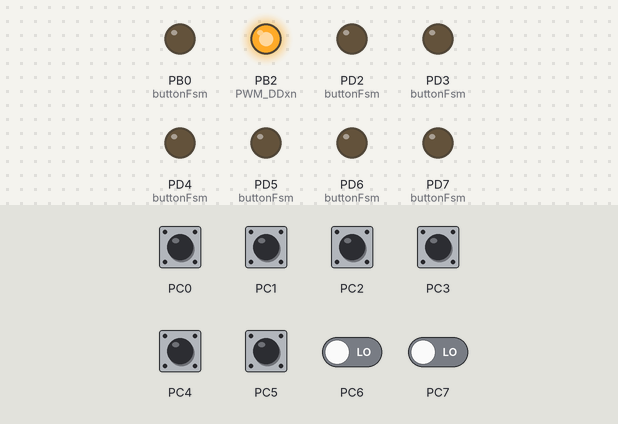
Simulated run of this program. Board: ATmega8, built with avr-gcc and emulated at 8 MHz. On the bench: output pins drawn as LEDs (lit = HIGH). The test bench sets the inputs (shaded band); at power-on: PC0–5 HIGH, PC6, PC7 LOW. What the program prints to the serial monitor is not drawn.

Above: at 1.2 s.
1.3 s: PC0 pulled LOW for 0.15 s
3.0 s: PC1 pulled LOW for 0.15 s
4.7 s: PC2 pulled LOW for 0.15 s
6.4 s: PC3 pulled LOW for 0.15 s
8.1 s: PC4 pulled LOW for 0.15 s
9.8 s: PC5 pulled LOW for 0.15 s
Timing chart, 0 to 12.5 s (numbered marks = the images above; inputs shaded):
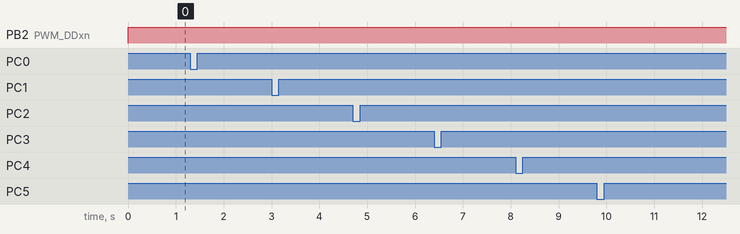

Measured:
- after the input at 1.3 s, every drawn part: stays the same
- after the input at 3.0 s, every drawn part: stays the same
- after the input at 4.7 s, every drawn part: stays the same
- after the input at 6.4 s, every drawn part: stays the same
- after the input at 8.1 s, every drawn part: stays the same
- after the input at 9.8 s, every drawn part: stays the same

The program:

main.c
```c
#include "main.h"
/* HAL */
#include "hal/uart.h"
#include "hal/tim2.h"
/* OS */
#include "os/queue.h"
/* DRV */
#include "drv/led.h"
#include "drv/button.h"
#include "mdw/pwm.h"
/* APP */
#include "app/cmd.h"

#include <stddef.h>

volatile bool isTick = false;

int main(void)
{
    uartInit();
    ledInit();
    pwmInit();
    tim2Init();
    buttonInit();

    sei(); // Global enable interrupt
    /* Replace with your application code */
    for(;;) {
        if (isTick == true) {
            isTick = false;
            if (!isCmdQueueEmpty()) {
                uint8_t cmd = getUartCmdFormQueue();
                uint8_t param = cmd & 0x0F;
                cmd = (cmd >> 4) & 0x0F;
                Func action = getActionByRxCommand(cmd);
                if (action != NULL) {
                    (* action)(param);
                }
            }
            buttonFsm();
        }
    }
}
```

cmd.c
```c
#include "app/cmd.h"
#include "drv/led.h"
#include "mdw/pwm.h"
#include "main.h"

#include <avr/io.h>
#include <avr/pgmspace.h>
#include <stddef.h>

const uint8_t ledIlluminationLevelTable[16] PROGMEM = {
    LED_ILLUMINATION_LEVEL_0,
    LED_ILLUMINATION_LEVEL_1,
    LED_ILLUMINATION_LEVEL_2,
    LED_ILLUMINATION_LEVEL_3,
    LED_ILLUMINATION_LEVEL_4,
    LED_ILLUMINATION_LEVEL_5,
    LED_ILLUMINATION_LEVEL_6,
    LED_ILLUMINATION_LEVEL_7,
    LED_ILLUMINATION_LEVEL_8,
    LED_ILLUMINATION_LEVEL_9,
    LED_ILLUMINATION_LEVEL_10,
    LED_ILLUMINATION_LEVEL_11,
    LED_ILLUMINATION_LEVEL_12,
    LED_ILLUMINATION_LEVEL_13,
    LED_ILLUMINATION_LEVEL_14,
    LED_ILLUMINATION_LEVEL_15,
};

typedef enum {
    SOURCE_INDICATOR            = ((uint8_t) 0x09),
    BUTTON_REPEAT_INTERVAL      = ((uint8_t) 0x0B),
    PANEL_ILLUMINATION_LEVEL    = ((uint8_t) 0x0C),
    AUDIO_SOURCE                = ((uint8_t) 0x0D),
} UartRxCmd;

static const Func cmd2func[] PROGMEM = {
    [0x00 ... 0x0F]             = NULL,
    [SOURCE_INDICATOR]          = SourceIndicator,
    [BUTTON_REPEAT_INTERVAL]    = ButtonRepeatInterval,
    [PANEL_ILLUMINATION_LEVEL]  = PanelIlluminationLevel,
    [AUDIO_SOURCE]              = AudioSource,
};

void SourceIndicator(uint8_t param)
{
    switch (param)
    {
        case 0x0A: switchLedTo(NONE); break;
        default: break;
    }
}

void ButtonRepeatInterval(uint8_t interval)
{

}

void PanelIlluminationLevel(uint8_t level)
{
    setPwmLvl(pgm_read_byte(&ledIlluminationLevelTable[level]));
}

void AudioSource(uint8_t source)
{
    switchLedTo((LedSource)source);
}

Func getActionByRxCommand(uint8_t command)
{
    return (Func)pgm_read_word(&cmd2func[command]);
}
```

cmd.h
```c
#ifndef CMD_H_
#define CMD_H_

#include "os/queue.h"

void SourceIndicator(uint8_t param);
void ButtonRepeatInterval(uint8_t interval);
void PanelIlluminationLevel(uint8_t level);
void AudioSource(uint8_t source);

Func getActionByRxCommand(uint8_t command);

#endif /* CMD_H_ */
```

button.c
```c
#include "drv/button.h"
#include "hal/gpio.h"
#include "main.h"

#include <avr/pgmspace.h>

#define DEBOUNCE_PERIOD 100 // ms
#define LONG_PRESS_PERIOD 800 // ms

static const GpioStruct button[] PROGMEM = {
    [SOURCE] = GPIO_STRUCT_INIT(C, 5),
    [SEEK_LEFT] = GPIO_STRUCT_INIT(C, 4),
    [PLAY_PAUSE] = GPIO_STRUCT_INIT(C, 3),
    [SEEK_RIGHT] = GPIO_STRUCT_INIT(C, 2),
    [VOLUME_DOWN] = GPIO_STRUCT_INIT(C, 1),
    [VOLUME_UP] = GPIO_STRUCT_INIT(C, 0),
};

static const uint8_t action2cmd[][NUM_OF_BUTTONS] PROGMEM = {
    [SOURCE]      = { [RELEASE] = 0xFF,         [SINGLE] = SOURCE_SINGLE,      [HOLD] = SOURCE_HOLD,        },
    [SEEK_LEFT]   = { [RELEASE] = SEEK_RELEASE, [SINGLE] = SEEK_LEFT_SINGLE,   [HOLD] = SEEK_LEFT_HOLD,     },
    [PLAY_PAUSE]  = { [RELEASE] = 0xFF,         [SINGLE] = PLAY_PAUSE_SINGLE,  [HOLD] = PLAY_PAUSE_HOLD,    },
    [SEEK_RIGHT]  = { [RELEASE] = SEEK_RELEASE, [SINGLE] = SEEK_RIGHT_SINGLE,  [HOLD] = SEEK_RIGHT_HOLD,    },
    [VOLUME_DOWN] = { [RELEASE] = 0xFF,         [SINGLE] = VOLUME_DOWN_SINGLE, [HOLD] = VOLUME_DOWN_SINGLE, },
    [VOLUME_UP]   = { [RELEASE] = 0xFF,         [SINGLE] = VOLUME_UP_SINGLE,   [HOLD] = VOLUME_UP_SINGLE,   },
};

static void buttonHandler(ButtonSource source, ButtonState * button);

void buttonInit(void)
{
    SFIOR &= ~_BV(PUD);
    for (ButtonSource source = 0; source < NUM_OF_BUTTONS; ++source) {
        GpioStruct * gpio = getGpioStructFromFlash(&button[source]);
        setGpioDirection(gpio, INPUT);
        setGpioState(gpio, HIGH);
    }
}

ButtonStatus getButtonStatus(ButtonSource source)
{
    GpioStruct * gpio = getGpioStructFromFlash(&button[source]);

    return getGpioState(gpio);
}

static void buttonHandler(ButtonSource button, ButtonState * state)
{
    static const void * const label[] = {
        &&BUTTON_IS_RELEASED,
        &&BUTTON_WAS_PRESSED,
        &&BUTTON_IS_SHORT_PRESSED,
        &&BUTTON_IS_LONG_PRESSED,
        &&BUTTON_WAS_RELEASED,
    };
    ButtonStatus buttonStatus = getButtonStatus(button);
    ButtonAction buttonAction = state->action;
    ButtonCounter buttonCounter = state->counter;
    static ButtonCounter longPressPeriod = LONG_PRESS_PERIOD;
    static uint8_t debounceCounter;
    static ButtonAction prevAction;

    goto * label[buttonAction];

    do {

    BUTTON_IS_RELEASED:
        if (buttonStatus == PRESSED) {
            longPressPeriod = LONG_PRESS_PERIOD;
            buttonAction = BUTTON_WAS_PRESSED;
        }
        break;

    BUTTON_WAS_PRESSED:
        if (buttonStatus == RELEASED) {
            debounceCounter = 0;
            buttonAction = BUTTON_IS_RELEASED;
        } else if (++debounceCounter > DEBOUNCE_PERIOD) {
            buttonCounter = 0;
            buttonAction = BUTTON_IS_SHORT_PRESSED;
        }
        break;

    BUTTON_IS_SHORT_PRESSED:
        if (buttonStatus == RELEASED) {
            debounceCounter = 0;
            prevAction = BUTTON_IS_SHORT_PRESSED;
            buttonAction = BUTTON_WAS_RELEASED;
        } else if (++buttonCounter > LONG_PRESS_PERIOD) {
            buttonAction = BUTTON_IS_LONG_PRESSED;
        }
        break;

    BUTTON_IS_LONG_PRESSED:
        if (buttonStatus == RELEASED) {
            debounceCounter = 0;
            prevAction = BUTTON_IS_LONG_PRESSED;
            buttonAction = BUTTON_WAS_RELEASED;
        } else if (++buttonCounter > longPressPeriod) {
            buttonCounter = 0;
            switch (button) {

                case SOURCE:
                    longPressPeriod = 0xFFFF;
                    UDR = SOURCE_HOLD;
                    break;

                case SEEK_LEFT:
                    longPressPeriod = 1000;
                    UDR = SEEK_LEFT_HOLD;
                    break;

                case PLAY_PAUSE:
                    longPressPeriod = 0xFFFF;
                    UDR = PLAY_PAUSE_HOLD;
                    break;

                case SEEK_RIGHT:
                    longPressPeriod = 1000;
                    UDR = SEEK_RIGHT_HOLD;
                    break;

                case VOLUME_DOWN:
                    longPressPeriod = 500;
                    UDR = VOLUME_DOWN_SINGLE;
                    break;

                case VOLUME_UP:
                    longPressPeriod = 500;
                    UDR = VOLUME_UP_SINGLE;
                    break;

                default:
                    break;
            }
        }
        break;

    BUTTON_WAS_RELEASED:
        if (buttonStatus == PRESSED) {
            debounceCounter = 0;
            buttonAction = prevAction;
        } else if (++debounceCounter > DEBOUNCE_PERIOD) {
            if (prevAction == BUTTON_IS_SHORT_PRESSED) {
                switch (button) {
                    case SOURCE: UDR = SOURCE_SINGLE; break;
                    case SEEK_LEFT: UDR = SEEK_LEFT_SINGLE; break;
                    case PLAY_PAUSE: UDR = PLAY_PAUSE_SINGLE; break;
                    case SEEK_RIGHT: UDR = SEEK_RIGHT_SINGLE; break;
                    case VOLUME_DOWN: UDR = VOLUME_DOWN_SINGLE; break;
                    case VOLUME_UP: UDR = VOLUME_UP_SINGLE; break;
                    default: break;
                }
            } else {
                switch (button) {
                    case SEEK_LEFT:
                    case SEEK_RIGHT:
                        UDR = SEEK_RELEASE;
                        break;

                    case SOURCE:
                    case PLAY_PAUSE:
                    case VOLUME_DOWN:
                    case VOLUME_UP:
                    default: break;
                }
            }
            buttonCounter = 0;
            buttonAction = BUTTON_IS_RELEASED;
        }
        break;

    } while(0);

    state->action = buttonAction;
    state->counter = buttonCounter;
}

void buttonFsm(void)
{
    static ButtonState param[NUM_OF_BUTTONS];

    for (ButtonSource source = 0; source < NUM_OF(button); ++source) {
        buttonHandler(source, &param[source]);
    }
}
```

button.h
```c
#ifndef BUTTON_H_
#define BUTTON_H_

#include <avr/io.h>

typedef enum {
    SOURCE,
    SEEK_LEFT,
    PLAY_PAUSE,
    SEEK_RIGHT,
    VOLUME_DOWN,
    VOLUME_UP,

    NUM_OF_BUTTONS
} ButtonSource;

typedef enum {
    PRESSED,
    RELEASED,
} ButtonStatus;

typedef enum {
    RELEASE,
    SINGLE,
    HOLD,
} ButtonPress;

typedef enum {
    BUTTON_IS_RELEASED,
    BUTTON_WAS_PRESSED,
    BUTTON_IS_SHORT_PRESSED,
    BUTTON_IS_LONG_PRESSED,
    BUTTON_WAS_RELEASED,
} ButtonAction;

typedef uint16_t ButtonCounter;

typedef struct {
    ButtonAction action;
    ButtonCounter counter;
} ButtonState;

void buttonFsm(void);
void buttonInit(void);

#endif /* BUTTON_H_ */
```

led.c
```c
#include "drv/led.h"
#include "hal/gpio.h"

#include <avr/pgmspace.h>

#include "main.h"

static LedSource prevSource = NONE;
static LedState prevState = OFF;

static const GpioStruct led[] PROGMEM = {
    [AM] = GPIO_STRUCT_INIT(D, 2),
    [FM] = GPIO_STRUCT_INIT(D, 3),
    [WB] = GPIO_STRUCT_INIT(D, 4),
    [SXM] = GPIO_STRUCT_INIT(D, 5),
    [BT] = GPIO_STRUCT_INIT(D, 6),
    [AUX] = GPIO_STRUCT_INIT(D, 7),
    [USB] = GPIO_STRUCT_INIT(B, 0),
};

static void setLed(LedSource source, LedState state)
{
    GpioStruct * gpio = getGpioStructFromFlash(&led[source]);

    setGpioState(gpio, state);
}

void ledInit(void)
{
    for(LedSource source = 0; source < NUM_OF(led); ++source) {
        GpioStruct * gpio = getGpioStructFromFlash(&led[source]);

        setGpioDirection(gpio, OUTPUT);
        setGpioState(gpio, LOW);
    }
}

void switchLedTo(LedSource source)
{
    if (source != prevSource) {
        if (prevState == ON)
            setLed(prevSource, prevState = OFF);
        if ((prevSource = source) != NONE)
            setLed(source, prevState = ON);
    }
}
```

led.h
```c
#ifndef LED_H_
#define LED_H_

#include <avr/io.h>

typedef enum {
    AM,
    FM,
    WB,
    SXM,
    BT,
    AUX,
    USB,

    NONE,
    NUM_OF_LEDS = NONE,
} LedSource;

typedef enum {
    OFF,
    ON,
} LedState;

void ledInit(void);
void switchLedTo(LedSource source);

#endif /* LED_H_ */
```

main.h
```c
#ifndef MAIN_H_
#define MAIN_H_

#include <avr/io.h>
#include <avr/interrupt.h>
#include <stdbool.h>

#define F_OSC 8000000UL // 8 MHz
#define TICK_PERIOD 1000UL // 1000 us

#define NUM_OF(array) (sizeof(array) / sizeof(array[0]))

typedef enum {
    SEEK_RELEASE        = ((uint8_t) 0xA0),
    SEEK_LEFT_SINGLE    = ((uint8_t) 0xA1),
    SEEK_RIGHT_SINGLE   = ((uint8_t) 0xA2),
    PLAY_PAUSE_SINGLE   = ((uint8_t) 0xA3),
    SOURCE_SINGLE       = ((uint8_t) 0xA4),
    VOLUME_DOWN_SINGLE  = ((uint8_t) 0xA5),
    VOLUME_UP_SINGLE    = ((uint8_t) 0xA6),
    SEEK_LEFT_HOLD      = ((uint8_t) 0xA9),
    SEEK_RIGHT_HOLD     = ((uint8_t) 0xAA),
    PLAY_PAUSE_HOLD     = ((uint8_t) 0xAB),
    SOURCE_HOLD         = ((uint8_t) 0xAC),
    UNKNOWN_
} UartTxCmd;

#define LED_ILLUMINATION_LEVEL_0    ((uint8_t) 0)
#define LED_ILLUMINATION_LEVEL_1    ((uint8_t) 2)
#define LED_ILLUMINATION_LEVEL_2    ((uint8_t) 4)
#define LED_ILLUMINATION_LEVEL_3    ((uint8_t) 6)
#define LED_ILLUMINATION_LEVEL_4    ((uint8_t) 8)
#define LED_ILLUMINATION_LEVEL_5    ((uint8_t) 10)
#define LED_ILLUMINATION_LEVEL_6    ((uint8_t) 12)
#define LED_ILLUMINATION_LEVEL_7    ((uint8_t) 14)
#define LED_ILLUMINATION_LEVEL_8    ((uint8_t) 16)
#define LED_ILLUMINATION_LEVEL_9    ((uint8_t) 18)
#define LED_ILLUMINATION_LEVEL_10   ((uint8_t) 20)
#define LED_ILLUMINATION_LEVEL_11   ((uint8_t) 22)
#define LED_ILLUMINATION_LEVEL_12   ((uint8_t) 24)
#define LED_ILLUMINATION_LEVEL_13   ((uint8_t) 26)
#define LED_ILLUMINATION_LEVEL_14   ((uint8_t) 28)
#define LED_ILLUMINATION_LEVEL_15   ((uint8_t) 30)

#endif /* MAIN_H_ */
```

pwm.c
```c
#include "mdw/pwm.h"
#include "hal/tim1.h"

#define MAX_PWM_LVL 100

#define PWM_DDRx    DDRB
#define PWM_DDxn    DDB2

void pwmInit(void)
{
    PWM_DDRx |= _BV(PWM_DDxn);
    setTim1Wgm(TIM1WGM_FAST_PWM_OCR1A);
    setTim1Ocr(TIM1CH_A, MAX_PWM_LVL);
    setTim1Ocr(TIM1CH_B, MAX_PWM_LVL);
    setTim1Com(TIM1CH_B, TIM1COM_NORMAL);
    setTim1Com(TIM1CH_B, TIM1COM_NONINVERTING);
    setTim1Csm(TIM1CSM_PRESCALER_1);
}

void setPwmLvl(uint8_t percent)
{
    setTim1Ocr(TIM1CH_B, MAX_PWM_LVL - percent);
}
```

pwm.h
```c
#ifndef PWM_H_
#define PWM_H_

#include <avr/io.h>

void pwmInit(void);
void setPwmLvl(uint8_t percent);

#endif /* PWM_H_ */
```

queue.c
```c
#include "os/queue.h"
#include <stddef.h>

#define SIZE_OF_QUEUE ((uint8_t) 8)

static QueueElement queue[SIZE_OF_QUEUE];

bool setQueueElement(QueueElement * element)
{
    for (uint8_t i = 0; i < SIZE_OF_QUEUE; ++i) {
        if (queue[i].func == NULL) {
            queue[i] = *element;
            return true;
        }
    }
    return false;
}

bool getQueueElement(QueueElement * element)
{
    if (queue[0].func != NULL) {
        *element = queue[0];
        for (uint8_t i = 1; i < SIZE_OF_QUEUE; ++i) {
            queue[i-1] = queue[i];
        }
        return true;
    }
    return false;
}
```

queue.h
```c
#ifndef QUEUE_H_
#define QUEUE_H_

#include <stdbool.h>
#include <avr/io.h>

typedef uint16_t Cnt;
typedef void (* Func)(uint8_t param);
typedef uint8_t Param;

typedef struct {
    Cnt cnt;
    Func func;
    Param param;
} QueueElement;

bool setQueueElement(QueueElement * element);
bool getQueueElement(QueueElement * element);

#endif /* QUEUE_H_ */
```

tim1.c
```c
#include "hal/tim1.h"
#include "hal/gpio.h"

#include "main.h"


void setTim1Wgm(Tim1Wgm mode)
{
    TCCR1A = (mode & _BV(0)) ? TCCR1A | _BV(WGM10) : TCCR1A & ~_BV(WGM10);
    TCCR1A = (mode & _BV(1)) ? TCCR1A | _BV(WGM11) : TCCR1A & ~_BV(WGM11);
    TCCR1B = (mode & _BV(2)) ? TCCR1B | _BV(WGM12) : TCCR1B & ~_BV(WGM12);
    TCCR1B = (mode & _BV(3)) ? TCCR1B | _BV(WGM13) : TCCR1B & ~_BV(WGM13);
}

void setTim1Com(Tim1Ch channel, Tim1Com mode)
{
    switch (channel) {

        case TIM1CH_A:
        TCCR1A = (mode & _BV(0)) ? TCCR1A | _BV(COM1A0) : TCCR1A & ~_BV(COM1A0);
        TCCR1A = (mode & _BV(1)) ? TCCR1A | _BV(COM1A1) : TCCR1A & ~_BV(COM1A1);
        break;

        case TIM1CH_B:
        TCCR1A = (mode & _BV(0)) ? TCCR1A | _BV(COM1B0) : TCCR1A & ~_BV(COM1B0);
        TCCR1A = (mode & _BV(1)) ? TCCR1A | _BV(COM1B1) : TCCR1A & ~_BV(COM1B1);
        break;

        default: break;
    }
}

void setTim1Ocr(Tim1Ch channel, uint16_t ocr)
{
    switch (channel) {

        case TIM1CH_A:
        OCR1A = ocr;
        break;

        case TIM1CH_B:
        OCR1B = ocr;
        break;

        default: break;
    }
}

void setTim1Csm(Tim1Csm mode)
{
    TCCR1B &= ~(_BV(CS12) | _BV(CS11) | _BV(CS10));
    TCNT1 = 0x0000;
    TCCR1B |= mode;
}

void setTim1Imr(Tim1Imr mask)
{
    TIMSK &= ~(_BV(TICIE1) | _BV(OCIE1A) | _BV(OCIE1B) | _BV(TOIE1));
    TIMSK |= mask;
}
```

tim1.h
```c
#ifndef TIM1_H_
#define TIM1_H_

#include "main.h"
#include <avr/io.h>

typedef enum {
    TIM1WGM_FAST_PWM_OCR1A = ((uint8_t) 15)
} Tim1Wgm;

typedef enum {
    TIM1CH_A,
    TIM1CH_B,
} Tim1Ch;

typedef enum {
    TIM1COM_NORMAL,
    TIM1COM_TOGGLE,
    TIM1COM_NONINVERTING,
    TIM1COM_INVERTING,
} Tim1Com;

typedef enum {
    TIM1CSM_STOPPED,
    TIM1CSM_PRESCALER_1,
    TIM1CSM_PRESCALER_8,
    TIM1CSM_PRESCALER_64,
    TIM1CSM_PRESCALER_256,
    TIM1CSM_PRESCALER_1024,
    TIM1CSM_EXTERNAL_FALLING,
    TIM1CSM_EXTERNAL_RISING,
} Tim1Csm;

typedef enum {
    TIM1IMR_INPUT_CAPTURE = _BV(TICIE1),
    TIM1IMR_OUTPUT_COMPARE_MATCH_A = _BV(OCIE1A),
    TIM1IMR_OUTPUT_COMPARE_MATCH_B = _BV(OCIE1B),
    TIM1IMR_OVERFLOW = _BV(TOIE1),
} Tim1Imr;

void setTim1Wgm(Tim1Wgm mode);
void setTim1Com(Tim1Ch channel, Tim1Com mode);
void setTim1Ocr(Tim1Ch channel, uint16_t ocr);
void setTim1Csm(Tim1Csm mode);
void setTim1Imr(Tim1Imr mask);

#endif /* TIM1_H_ */
```

tim2.c
```c
#include "hal/tim2.h"
#include <avr/interrupt.h>
#include <stdbool.h>

extern volatile bool isTick;

void tim2Init(void)
{
    setTim2Wgm(TIM2WGM_CTC);
    setTim2Imr(TIM2IMR_OUTPUT_COMPARE_MATCH);
    setTim2Ocr(250);
    setTim2Csm(TIM2CSM_PRESCALER_32);
}

void setTim2Wgm(Tim2Wgm mode)
{
    TCCR2 = (mode & _BV(0)) ? TCCR2 | _BV(WGM20) : TCCR2 & ~_BV(WGM20);
    TCCR2 = (mode & _BV(1)) ? TCCR2 | _BV(WGM21) : TCCR2 & ~_BV(WGM21);
}

void setTim2Ocr(uint16_t ocr)
{
    OCR2 = ocr;
}

void setTim2Csm(Tim2Csm mode)
{
    TCCR2 &= ~(_BV(CS22) | _BV(CS21) | _BV(CS20));
    TCNT2 = 0x00;
    TCCR2 |= mode;
}

void setTim2Imr(Tim2Imr mask)
{
    TIMSK &= ~(_BV(OCIE2) | _BV(TOIE2));
    TIMSK |= mask;
}

ISR(TIMER2_COMP_vect)
{
    isTick = true;
}
```

tim2.h
```c
#ifndef TIM2_H_
#define TIM2_H_

#include <avr/io.h>

typedef enum {
    TIM2WGM_NORMAL,
    TIM2WGM_PHASE_CORRECT,
    TIM2WGM_CTC,
    TIM2WGM_FAST_PWM,
} Tim2Wgm;

typedef enum {
    TIM2CSM_STOPPED,
    TIM2CSM_PRESCALER_1,
    TIM2CSM_PRESCALER_8,
    TIM2CSM_PRESCALER_32,
    TIM2CSM_PRESCALER_64,
    TIM2CSM_PRESCALER_128,
    TIM2CSM_PRESCALER_256,
    TIM2CSM_PRESCALER_1024,
} Tim2Csm;

typedef enum {
    TIM2IMR_OUTPUT_COMPARE_MATCH = _BV(OCIE2),
    TIM2IMR_OVERFLOW = _BV(TOIE2),
} Tim2Imr;

void tim2Init(void);

void setTim2Wgm(Tim2Wgm mode);
void setTim2Ocr(uint16_t ocr);
void setTim2Csm(Tim2Csm mode);
void setTim2Imr(Tim2Imr mask);

#endif /* TIM2_H_ */
```

uart.h
```c
#ifndef UART_H_
#define UART_H_

#include <stdbool.h>
#include <avr/io.h>

void uartInit(void);
uint8_t getUartCmdFormQueue(void);
bool isCmdQueueEmpty(void);

#endif /* UART_H_ */
```

Source omitted: uart.c (1976 bytes), gpio.c (848 bytes), gpio.h (801 bytes)
